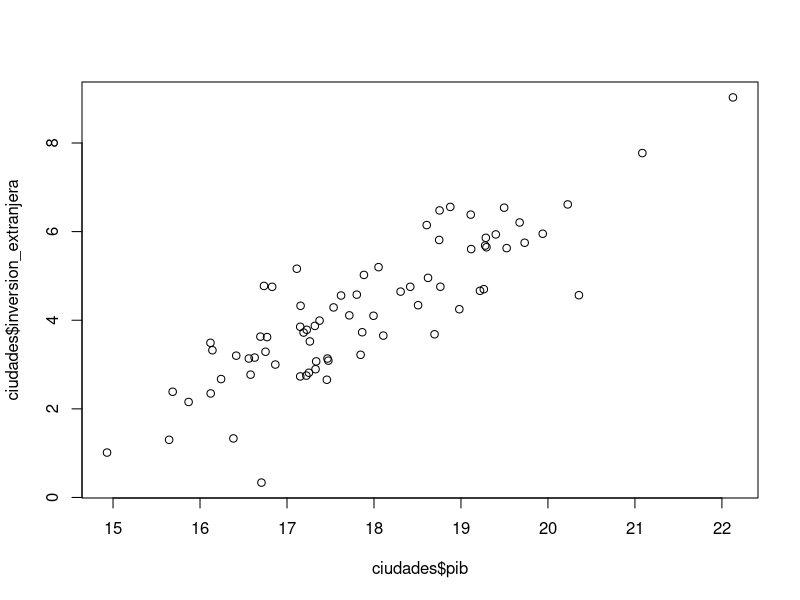
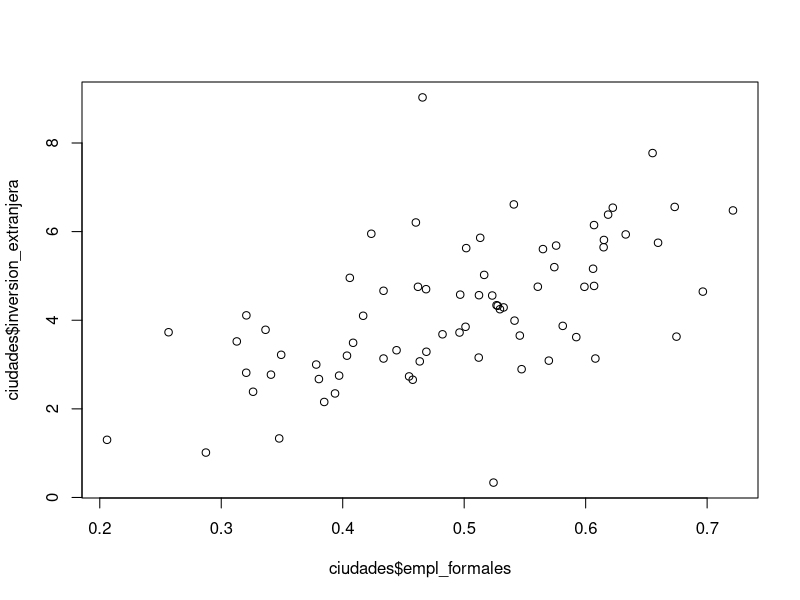
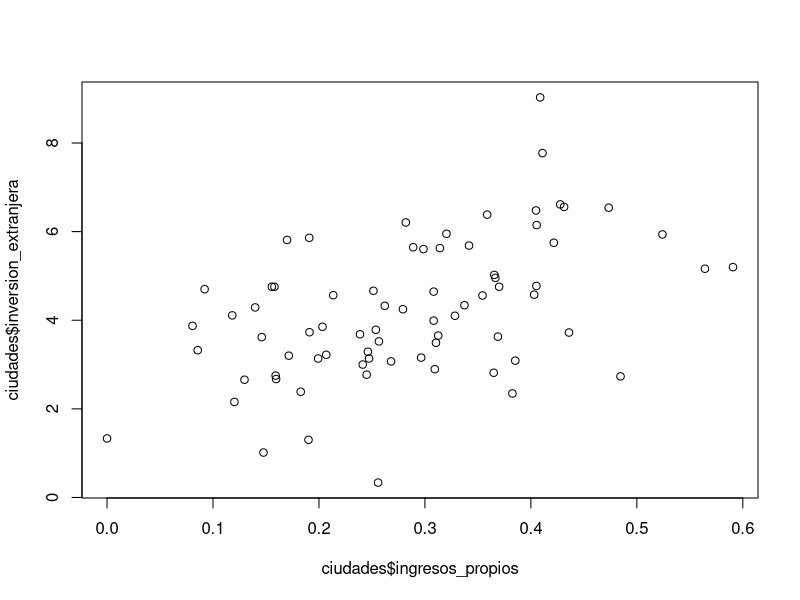
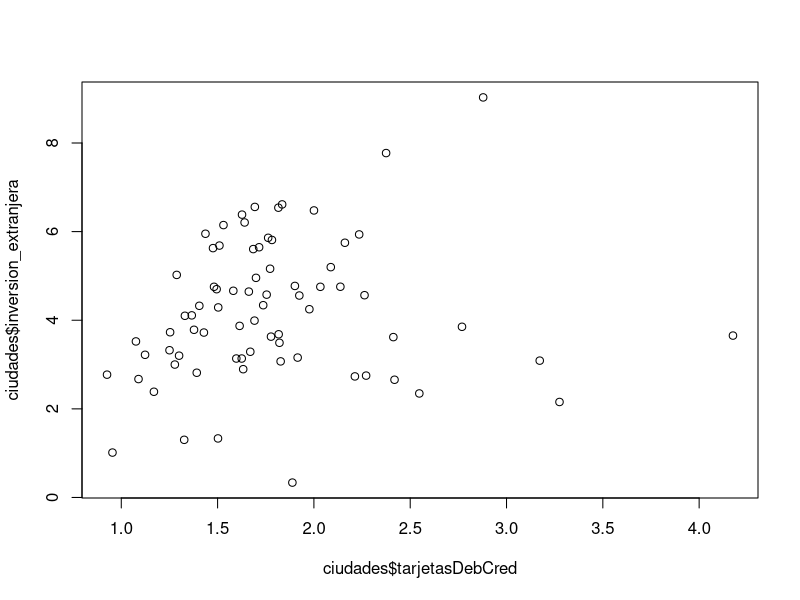
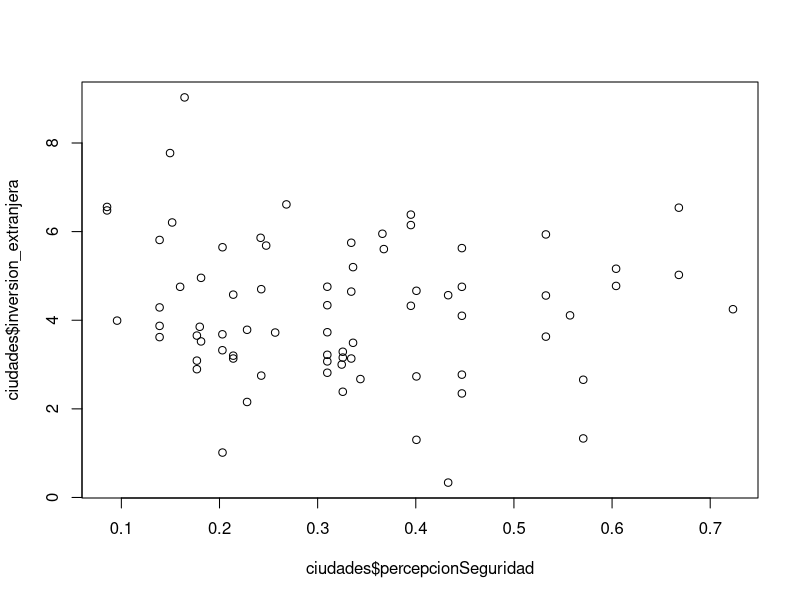
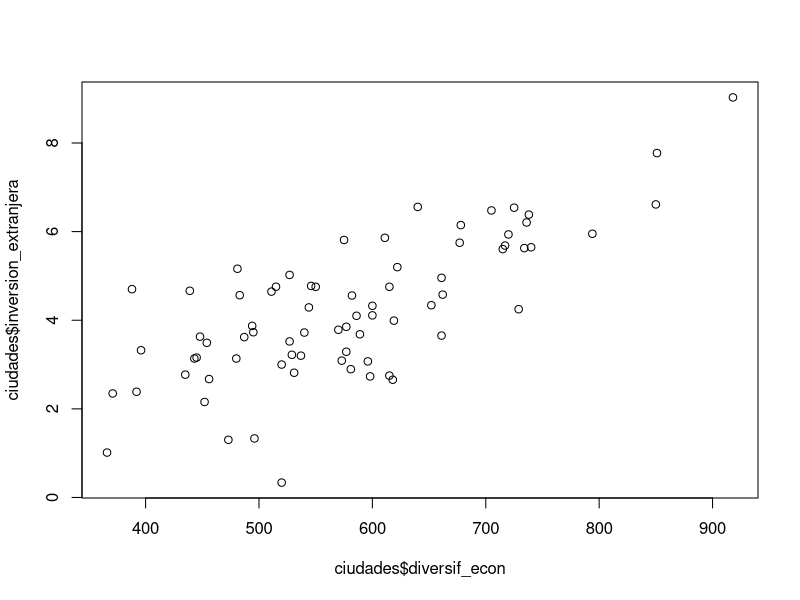
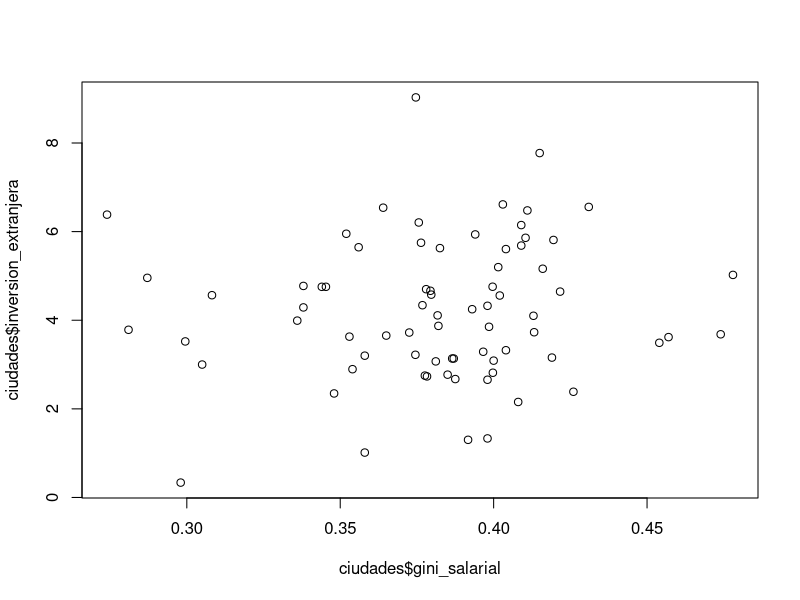
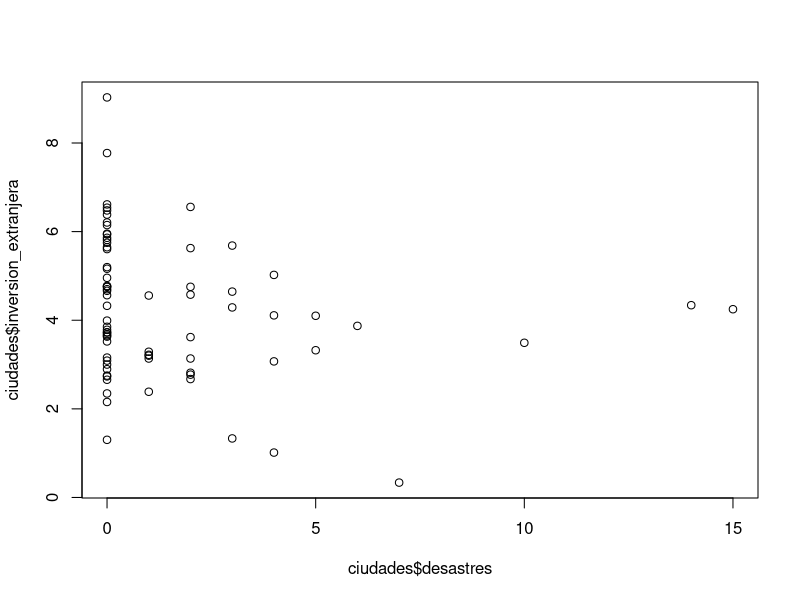

Generate these figures, in order, with R:

# 0. PROYECTO FINAL REGRESIÓN ---------------------------------------------

#setwd("C:/git/regresion-multiple/Proyecto final")
ciudades <- read.table("ciudades.csv", 
                        header = TRUE, sep = ",")
ciudades <- ciudades[2:ncol(ciudades)]

ciudades$inversion_extranjera <- log(ciudades$inversion_extranjera)
ciudades$pib <- log(ciudades$pib)
# Selección de modelo -----------------------------------------------------

#como tenemos muchas variables y el análisis inicial es más de corte exploratorio
# vamos a probar los algoritmos de selección antes de comenzar un análisis visual

library(leaps)
library(MASS)

fit.subsets <- regsubsets(inversion_extranjera ~ ., ciudades, nvmax = 73, nbest = 1)
summary(fit.subsets)

fit.null <- lm(inversion_extranjera ~ 1, ciudades)
fit.full <- lm(inversion_extranjera ~ ., ciudades)

## Selección en ambas direcciones
### Iniciando con el modelo nulo
fit.both <- stepAIC(fit.null, direction = 'both',
                 scope = list(lower=fit.null, upper=fit.full))

mod <- lm(inversion_extranjera ~ pib + empl_formales + ingresos_propios + 
            tarjetasDebCred + percepcionSeguridad + diversif_econ + gini_salarial + 
            desastres, data=ciudades
)

# Análisis gráfico de variables seleccionadas -----------------------------


plot(ciudades$pib, ciudades$inversion_extranjera)
# parece haber una relación lineal clara entre el logaritmo del pib y 
# el logaritmo de inversión extranjeta

plot(ciudades$empl_formales, ciudades$inversion_extranjera)
# parece haber una relación lineal entre el número de empleos formales y 
# el logaritmo de inversión extranjera

plot(ciudades$ingresos_propios, ciudades$inversion_extranjera)
# no parece evidente alguna relación lineal entre el porcentaje de 
# ingresos propios  y el logaritmo de inversión extranjeta

plot(ciudades$tarjetasDebCred, ciudades$inversion_extranjera)
# no parece evidente alguna relación lineal entre el número de 
# tarjetas de crédito  y el logaritmo de inversión extranjera

plot(ciudades$percepcionSeguridad, ciudades$inversion_extranjera)
# no parece haber relación entre el porcentaje de población que 
# siente seguridad en su ciudad y el logaritmo de inversión extranjera

plot(ciudades$diversif_econ, ciudades$inversion_extranjera)
# parece haber una relación lineal clara entre la diversificación económica 
# de la ciudad y el logaritmo de inversión extranjera

plot(ciudades$gini_salarial, ciudades$inversion_extranjera)
# no parece haber relación entre el gini salarial de la ciudad
#  y el logaritmo de inversión extranjera

plot(ciudades$desastres, ciudades$inversion_extranjera)
# no parece haber relación entre el número de desastres 
#  y el logaritmo de inversión extranjera

# Validación de supuestos y acciones correctivas --------------------------

# residuos
plot(ciudades$pib, mod$residuals)
plot(ciudades$empl_formales, mod$residuals)
plot(ciudades$ingresos_propios, mod$residuals)
plot(ciudades$tarjetasDebCred, mod$residuals)
plot(ciudades$percepcionSeguridad, mod$residuals)
plot(ciudades$diversif_econ, mod$residuals)
plot(ciudades$gini_salarial, mod$residuals)
plot(ciudades$desastres, mod$residuals)

# Al parecer no hay problemas de no linealidad

# Heterosedasticidad
plot(ciudades$pib, abs(mod$residuals))
plot(ciudades$empl_formales, abs(mod$residuals))
plot(ciudades$ingresos_propios, abs(mod$residuals))
plot(ciudades$tarjetasDebCred, abs(mod$residuals))
plot(ciudades$percepcionSeguridad, abs(mod$residuals))
plot(ciudades$diversif_econ, abs(mod$residuals))
plot(ciudades$gini_salarial, abs(mod$residuals))
plot(ciudades$desastres, abs(mod$residuals))

#parece haber problemas de tarjetasDebCred
library(lmtest)
bptest(mod)
#pero efectuando la prueba Breush-Pagan vemos que no hay problemas de heteroscedasticidad

## NO CORRELACIÓN
cor(ciudades[, c('pib', 'empl_formales', 'ingresos_propios', 
              'tarjetasDebCred', 'percepcionSeguridad',
              'diversif_econ', 'gini_salarial', 'desastres')])

# parece haber correlación entre diversificación económica y pib

## MATRIZ DE DISEÑO DE RANGO COMPLETO

## NORMALIDAD CONJUNTA DE LOS ERRORES

# Análisis de observaciones atípicas e influyentes ------------------------


# Análisis del modelo final -----------------------------------------------
